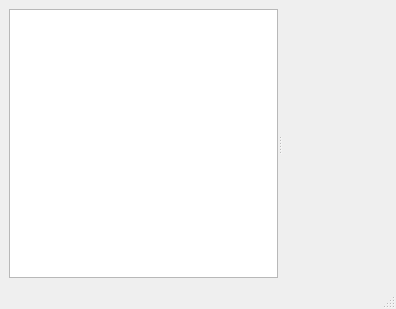
<?xml version="1.0" encoding="UTF-8"?>
<ui version="4.0">
 <class>MainWindow</class>
 <widget class="QMainWindow" name="MainWindow">
  <property name="geometry">
   <rect>
    <x>0</x>
    <y>0</y>
    <width>396</width>
    <height>309</height>
   </rect>
  </property>
  <property name="sizePolicy">
   <sizepolicy hsizetype="Maximum" vsizetype="Maximum">
    <horstretch>0</horstretch>
    <verstretch>0</verstretch>
   </sizepolicy>
  </property>
  <property name="windowTitle">
   <string>d-jon</string>
  </property>
  <property name="windowIcon">
   <iconset resource="djon_rs.qrc">
    <normaloff>:/img/djon.png</normaloff>:/img/djon.png</iconset>
  </property>
  <widget class="QWidget" name="centralwidget">
   <layout class="QVBoxLayout" name="verticalLayout">
    <item>
     <widget class="QSplitter" name="splitter">
      <property name="orientation">
       <enum>Qt::Horizontal</enum>
      </property>
      <widget class="QTreeView" name="taskView">
       <property name="verticalScrollBarPolicy">
        <enum>Qt::ScrollBarAlwaysOff</enum>
       </property>
       <property name="alternatingRowColors">
        <bool>true</bool>
       </property>
       <property name="verticalScrollMode">
        <enum>QAbstractItemView::ScrollPerPixel</enum>
       </property>
       <property name="autoExpandDelay">
        <number>-1</number>
       </property>
       <property name="indentation">
        <number>10</number>
       </property>
       <property name="animated">
        <bool>true</bool>
       </property>
      </widget>
      <widget class="GanttView" name="ganttView" native="true"/>
     </widget>
    </item>
   </layout>
  </widget>
  <widget class="QMenuBar" name="menubar">
   <property name="geometry">
    <rect>
     <x>0</x>
     <y>0</y>
     <width>396</width>
     <height>21</height>
    </rect>
   </property>
  </widget>
  <widget class="QStatusBar" name="statusbar"/>
 </widget>
 <customwidgets>
  <customwidget>
   <class>GanttView</class>
   <extends>QWidget</extends>
   <header>ganttview.h</header>
   <container>1</container>
  </customwidget>
 </customwidgets>
 <resources>
  <include location="djon_rs.qrc"/>
 </resources>
 <connections/>
</ui>
